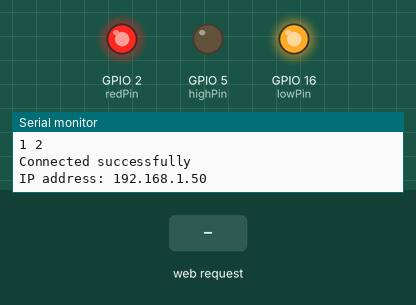
This sketch was run on a simulated ESP8266 (NodeMCU). Parts: output pins drawn as LEDs (lit = HIGH), the last lines printed to the serial monitor. The test bench sets the inputs (shaded band). WiFi joins after 1.5 s; servers stay silent unless stated.

Above: at 3.2 s.
3.3 s: HTTP request GET /MODULATION=ON received
At 4.4 s:
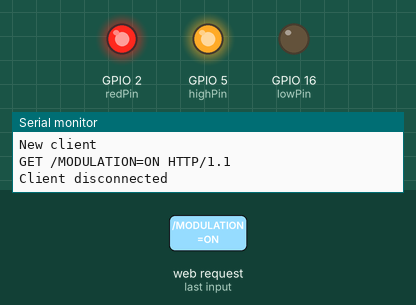
4.8 s: HTTP request GET /MODULATION=OFF received
At 5.6 s:
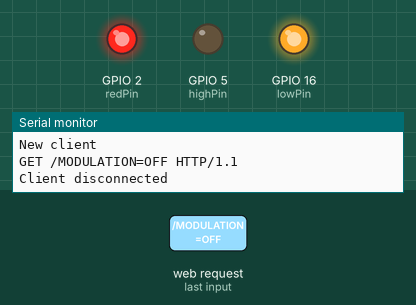
6.3 s: HTTP request GET /MOMENTARY=ON received
At 6.7 s:
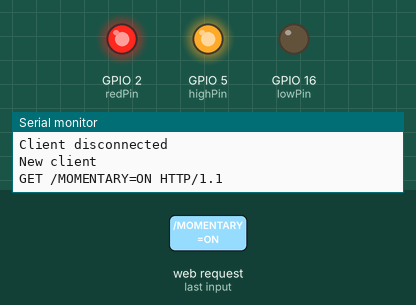
Timing chart, 0 to 9.3 s (numbered marks = the images above; inputs shaded):
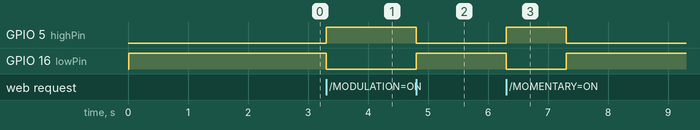

The sketch:

HomeKitSwitch.ino
```cpp
#include <ESP8266WiFi.h>
//#include <ESP8266mDNS.h>
#include <ESP8266WebServer.h>
#include <WiFiManager.h>

// GitHub Page = https://github.com/Tommrodrigues/homebridge-nodemcu-relay

// Script Type = Relay Momentary, Switch, Modulation

// D4 = LOW activation
// D7 = HIGH activation

/////////////////// CHANGE THESE VALUES //////////////////////
// Required:
const char* ssid = "Dajulescu Mansion"; //Name of your network
const char* password = "12345678"; //Password for your network
//const char* mdns = "bedroom"; //mDNS name
// For Modulation:
const uint32_t ON_TIME = 5000; //Time (in ms) for relay to be ON when modulating
const uint32_t OFF_TIME = 10000; //Time (in ms) for relay to be OFF when modulating
// For Momentary:
const int delayTimeOn = 1000; //Delay time (in ms) for the ON state for MOMENTARY
const int delayTimeOff = 1000; //Delay time (in ms) for the OFF state for MOMENTARY
//////////////////////////////////////////////////////////////

bool stateBool = false;
bool ignoreMe = false;

bool led_blinking, led_on;
uint32_t last_toggle;

const int highPin = 5; //Declares "highPin" being pin 13 (D7) on NodeMCU
const int lowPin = 16; //Declaers "lowPin" being pin 2 (D4) on NodeMCU
const int redPin = 2; //Declaers "redPin" being pin 16 (Red LED)
WiFiServer server(80);

const char* deviceName = "BedroomSwitch";

void setup() {
  Serial.begin(115200);
  delay(10);

  pinMode(lowPin, OUTPUT);
  pinMode(highPin, OUTPUT);
  pinMode(redPin, OUTPUT);
  digitalWrite(highPin, LOW);
  digitalWrite(lowPin, HIGH);
  digitalWrite(redPin, LOW);

  // Connect to WiFi network
  Serial.println();
  Serial.println();
  Serial.println("Connecting to \"" + String(ssid) + "\"");

  WiFi.softAPdisconnect(true);
  WiFi.begin(ssid, password);
  //end-block2


  WiFi.hostname(deviceName);

  int i = 0;
  while (WiFi.status() != WL_CONNECTED) {
    delay(1000);
    Serial.print(String(++i) + " ");
  }
  Serial.println();
  Serial.println("Connected successfully");

  // Start the server
  server.begin();

  // Print the IP address
  Serial.print("IP address: ");
  Serial.println(WiFi.localIP());

//  if (!MDNS.begin(mdns)) {
//    Serial.println("Error setting up MDNS responder!");
//  }
//  Serial.println("mDNS address: " + String(mdns) + ".local");

  digitalWrite(redPin, HIGH);
}

//Start of modulation functions
void update_led() {
  uint32_t now = millis();
  if (!led_blinking && !ignoreMe) {
    digitalWrite(highPin, LOW);
    digitalWrite(lowPin, HIGH);
    led_on = false;
    last_toggle = now - OFF_TIME;
    return;
  }
  if (led_on && now - last_toggle >= ON_TIME && !ignoreMe) {
    digitalWrite(highPin, LOW);
    digitalWrite(lowPin, HIGH);
    led_on = false;
    last_toggle = now;
  }
  if (!led_on && now - last_toggle >= OFF_TIME && !ignoreMe) {
    digitalWrite(highPin, HIGH);
    digitalWrite(lowPin, LOW);
    led_on = true;
    last_toggle = now;
  }
}

void start_blinking() {
  digitalWrite(highPin, HIGH);
  digitalWrite(lowPin, LOW);
  led_blinking = true;
  led_on = true;
  last_toggle = millis();
}

void stop_blinking() {
  digitalWrite(highPin, LOW);
  digitalWrite(lowPin, HIGH);
  led_blinking = false;
  led_on = false;
}
//End of modulation functions

//Main loop
void loop() {

  update_led();

  //MDNS.update();

  // Check if a client has connected
  WiFiClient client = server.available();
  if (!client) {
    return;
  }

  // Wait until the client sends some data
  Serial.println("New client");
  while (!client.available()) {
    delay(1);
  }

  // Read the first line of the request
  String request = client.readStringUntil('\r');
  Serial.println(request);
  client.flush();

  client.println("HTTP/1.1 200 OK");
  client.println("Content-Type: text/html");
  client.println("");

  // Match the request

  if (request.indexOf("/MODULATION=ON") != -1) {
    ignoreMe = false;
    start_blinking();
    stateBool = true;
  }
  if (request.indexOf("/MODULATION=OFF") != -1) {
    ignoreMe = false;
    stop_blinking();
    stateBool = false;
  }
  if (request.indexOf("/MOMENTARY=ON") != -1) {
    stop_blinking();
    digitalWrite(lowPin, LOW);
    digitalWrite(highPin, HIGH);
    delay(delayTimeOn);
    digitalWrite(highPin, LOW);
    digitalWrite(lowPin, HIGH);
    stateBool = true;
    ignoreMe = false;
  }
  if (request.indexOf("/MOMENTARY=OFF") != -1) {
    stop_blinking();
    digitalWrite(lowPin, LOW);
    digitalWrite(highPin, HIGH);
    delay(delayTimeOff);
    digitalWrite(highPin, LOW);
    digitalWrite(lowPin, HIGH);
    stateBool = false;
    ignoreMe = false;
  }
  if (request.indexOf("/SWITCH=ON") != -1) {
    stop_blinking();
    digitalWrite(highPin, HIGH);
    digitalWrite(lowPin, LOW);
    stateBool = true;
    ignoreMe = true;
  }
  if (request.indexOf("/SWITCH=OFF") != -1) {
    stop_blinking();
    digitalWrite(highPin, LOW);
    digitalWrite(lowPin, HIGH);
    stateBool = false;
    ignoreMe = false;
  }
  if (request.indexOf("/STATE") != -1) {
    client.println(String(stateBool));
    delay(1);
    Serial.println("Client disconnected");
    Serial.println("");
    return;
  }

  // REMOVE EVERYTHING BELOW (UNTIL "END") IF YOU DONT WANT AN ONLINE INTERFACE
  // --------------------------------------------------------------------------
  client.println("<!DOCTYPE HTML>");
  client.println("<html>");
  client.println("<h1>NodeMCU Relay</h1>");
  client.println("<h3><u>Current state: " + String(stateBool) + "</u></h3>");

  client.println("<b>Modulation</b>");
  client.println("<a href=\"/MODULATION=ON\"><button>On</button></a>");
  client.println("<a href=\"/MODULATION=OFF\"><button>Off</button></a>");
  client.println("<br><br>");

  client.println("<b>Momentary</b>");
  client.println("<a href=\"/MOMENTARY=ON\"><button>On</button></a>");
  client.println("<a href=\"/MOMENTARY=OFF\"><button>Off</button></a>");
  client.println("<br><br>");

  client.println("<b>Switch</b>");
  client.println("<a href=\"/SWITCH=ON\"><button>On</button></a>");
  client.println("<a href=\"/SWITCH=OFF\"><button>Off</button></a>");
  client.println("</html>");
  // --------------------------------------------------------------------------
  // END

  delay(1);
  Serial.println("Client disconnected");
  Serial.println("");
}
```

Measured:
- after the input at 3.3 s, GPIO 5 (highPin): LOW → HIGH at once; GPIO 16 (lowPin): HIGH → LOW at once
- after the input at 4.8 s, GPIO 5 (highPin): HIGH → LOW at once; GPIO 16 (lowPin): LOW → HIGH at once
- after the input at 6.3 s, GPIO 5 (highPin): LOW → HIGH at once, → LOW 1.0 s later; GPIO 16 (lowPin): HIGH → LOW at once, → HIGH 1.0 s later
